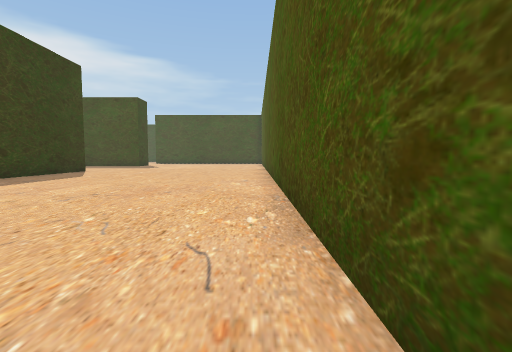
view 1 (above)

16 first-person views from a walk through a 3-D level made in the Unity game engine. The camera is 1.3 m above the floor, tilts 4° down and sees 85° across. The floor is counted in squares, 2 m on a side. Each view is taken from the middle of a square. On the plan, view 1 faces up. The plan holds only what a view shows up to about 9 squares ahead; the rest is blank. The place goes on beyond the plan.

view 2
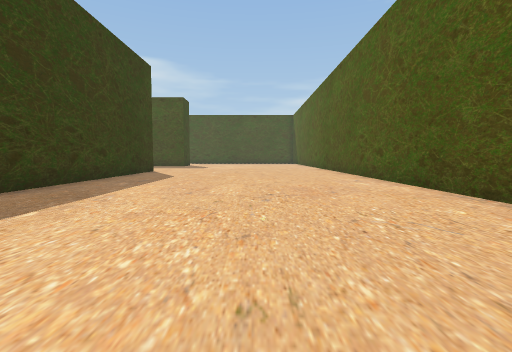

view 3
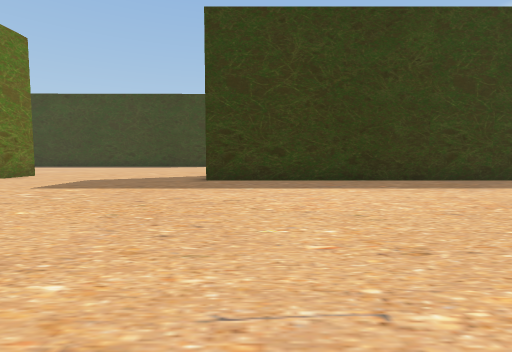

view 4
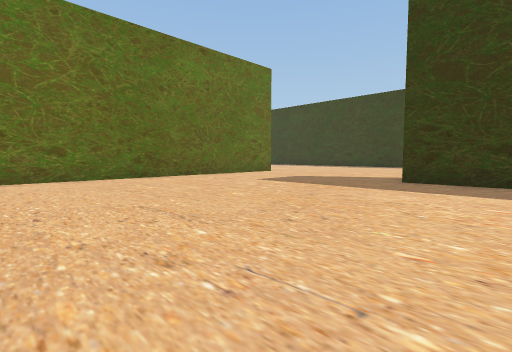

view 5
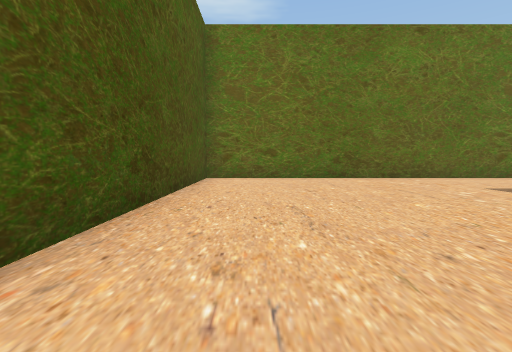

view 6
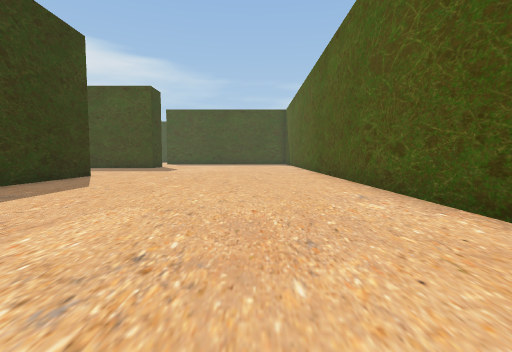

view 7
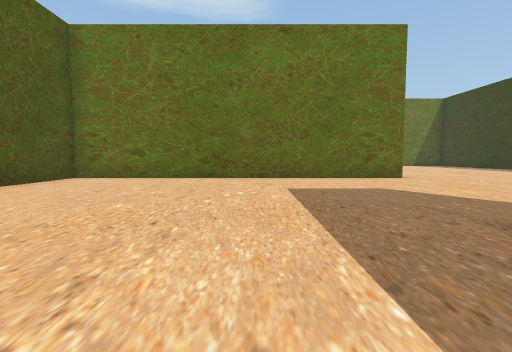

view 8
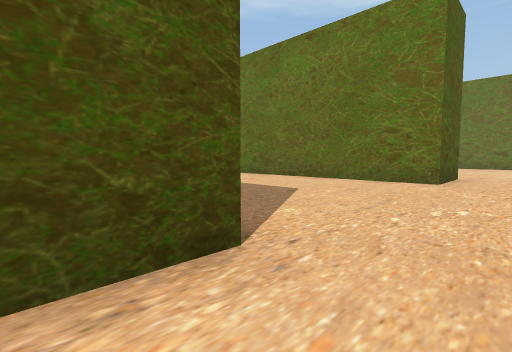

view 9
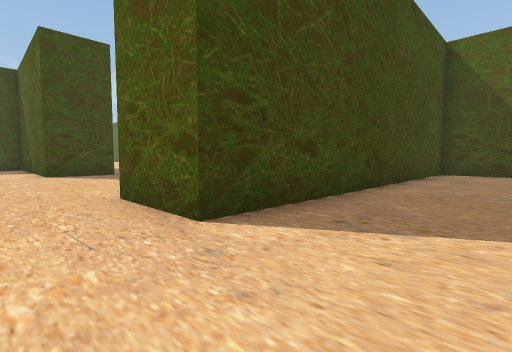

view 10
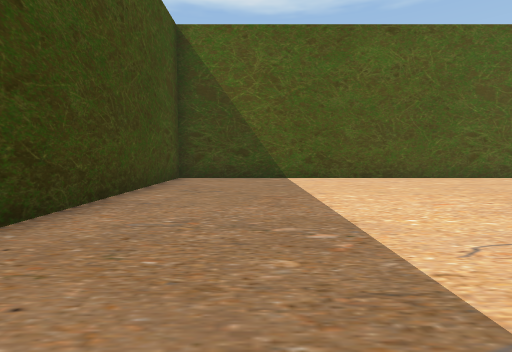

view 11
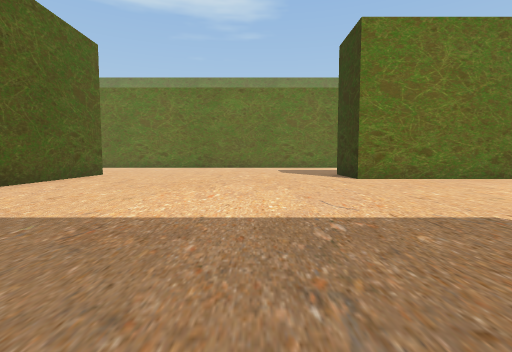

view 12
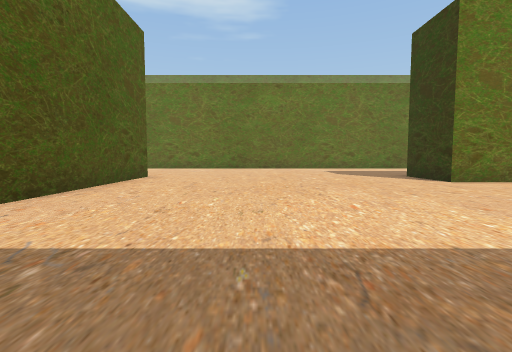

view 13
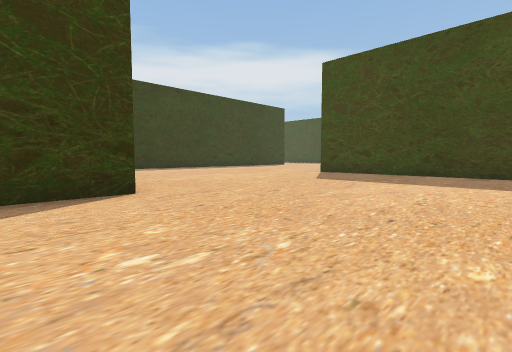

view 14
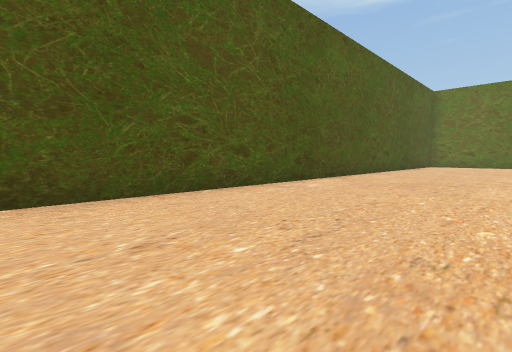

view 15
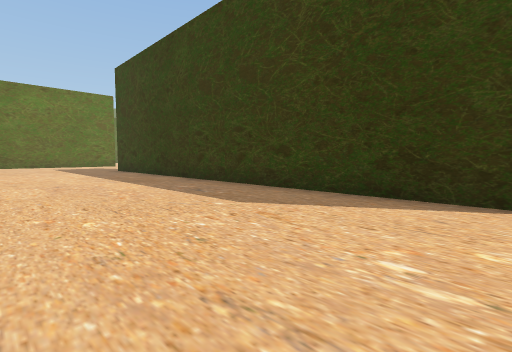

view 16
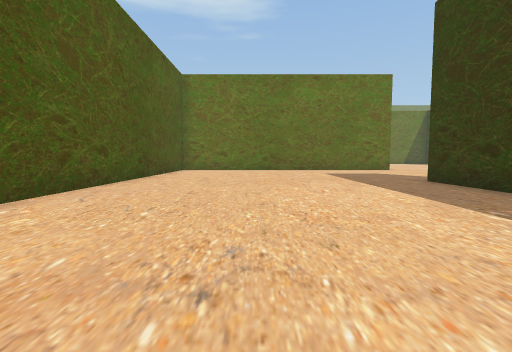

### Floor plan
Points are (right, up) in squares from view 1. A wall is a line through its corners. A room is listed if a view was taken in it or the views show most of it. See-through windows are left out.
Room 1 (views 1, 2, 3, 4, 5, 6, 7, 8, 14, 15, 16)
walls: (-8.9, -1.4) (-9.5, -1.4) (-9.5, 0); (-7.5, 12.1) (-7.5, -1.4); (-9.5, -7.5) (0.5, -7.5) (0.5, 12)
ways out: opening at (-10.5, -8.5) to room 2
Room 2 (views 9, 10, 11, 12, 13)
walls: (-11.5, -18) (-7.9, -18) (-7.9, -20); (0.5, -20) (0.5, -9.7) (-9.5, -9.7) (-9.5, -7.5)
ways out: opening at (-10.5, -8.5) to room 1

Where each view was taken, in squares from view 1:
view 1: 0 up, 0 right, facing up
view 2: 0 up, 3 left, facing up
view 3: 0 up, 0 right, facing left
view 4: 1 up, 0 right, facing down-left
view 5: 1 up, 1 left, facing down
view 6: 3 up, 2 left, facing up
view 7: 1 up, 5 left, facing down
view 8: 0 up, 11 left, facing down-right
view 9: 12 down, 11 left, facing up-right
view 10: 12 down, 8 left, facing right
view 11: 10 down, 5 left, facing down
view 12: 11 down, 3 left, facing down
view 13: 20 down, 3 left, facing up-left
view 14: 12 up, 4 left, facing down-right
view 15: 12 up, 3 left, facing down-left
view 16: 6 up, 3 left, facing down
